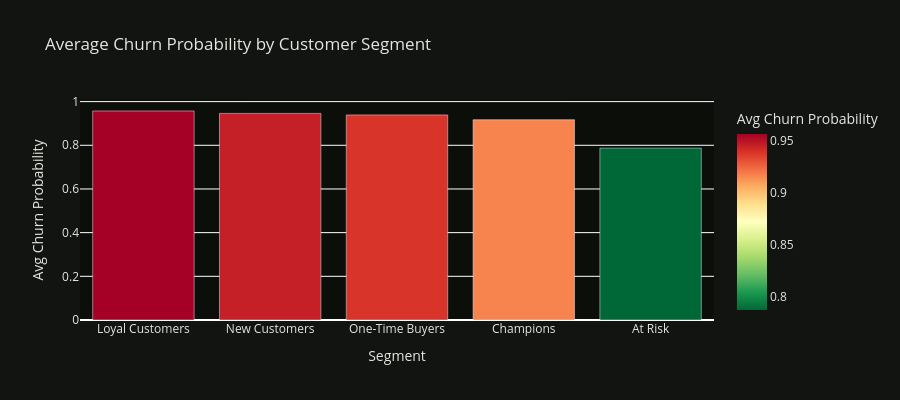

Notebook cell for this chart:
### Code cell
fig = px.bar(
    seg_churn.sort_values('avg_churn_prob', ascending=False),
    x='segment', y='avg_churn_prob',
    color='avg_churn_prob',
    color_continuous_scale='RdYlGn_r',
    labels={'avg_churn_prob': 'Avg Churn Probability', 'segment': 'Segment'},
    title='Average Churn Probability by Customer Segment'
)
fig.update_layout(
    height=400,
    plot_bgcolor='#0c0e0a', paper_bgcolor='#111410',
    font=dict(color='#e4e8e0')
)
fig.show()

### Figure 1 — Plotly figure (JSON) as saved in the notebook; plotly's stock layout.template omitted (floating-point values rounded to 4 significant figures)
{"data": [{"hovertemplate": "Segment=%{x}<br>Avg Churn Probability=%{marker.color}<extra></extra>", "legendgroup": "", "marker": {"color": [0.957, 0.946, 0.939, 0.917, 0.787], "coloraxis": "coloraxis", "pattern": {"shape": ""}}, "name": "", "orientation": "v", "showlegend": false, "textposition": "auto", "type": "bar", "x": ["Loyal Customers", "New Customers", "One-Time Buyers", "Champions", "At Risk"], "xaxis": "x", "y": [0.957, 0.946, 0.939, 0.917, 0.787], "yaxis": "y"}], "layout": {"barmode": "relative", "coloraxis": {"colorbar": {"title": {"text": "Avg Churn Probability"}}, "colorscale": [[0, "rgb(0,104,55)"], [0.1, "rgb(26,152,80)"], [0.2, "rgb(102,189,99)"], [0.3, "rgb(166,217,106)"], [0.4, "rgb(217,239,139)"], [0.5, "rgb(255,255,191)"], [0.6, "rgb(254,224,139)"], [0.7, "rgb(253,174,97)"], [0.8, "rgb(244,109,67)"], [0.9, "rgb(215,48,39)"], [1, "rgb(165,0,38)"]]}, "font": {"color": "#e4e8e0"}, "height": 400, "legend": {"tracegroupgap": 0}, "paper_bgcolor": "#111410", "plot_bgcolor": "#0c0e0a", "title": {"text": "Average Churn Probability by Customer Segment"}, "xaxis": {"anchor": "y", "domain": [0, 1], "title": {"text": "Segment"}}, "yaxis": {"anchor": "x", "domain": [0, 1], "title": {"text": "Avg Churn Probability"}}}}
